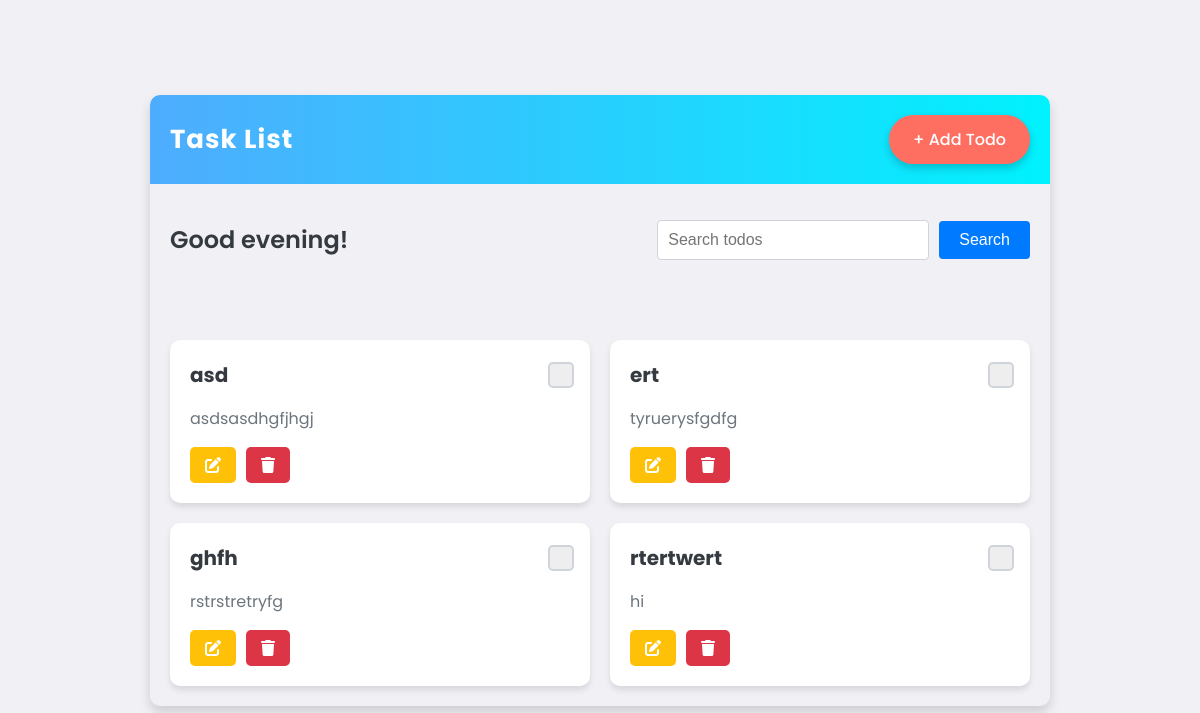
The app's page /, older data.
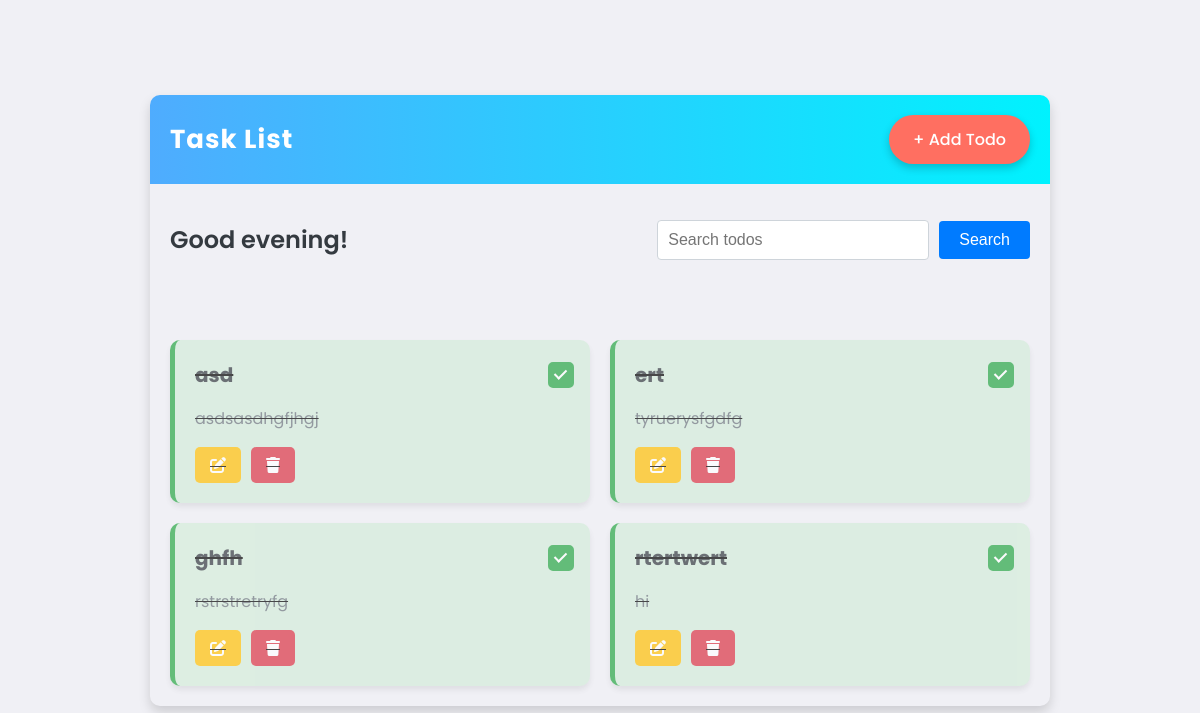
The same page, newer data.
### todolist/models.py (models this page shows, shortened)
class Todo(models.Model):
    title = models.CharField(max_length=200)
    description = models.TextField(blank=True)
    completed = models.BooleanField(default=False)
    created_at = models.DateTimeField(auto_now_add=True)
    updated_at = models.DateTimeField(auto_now=True)

### todolist/views.py (the view)
# urls.py: path('', views.todo_list, name='todo_list'),
def todo_list(request):
    query = request.GET.get('q')
    if query:
        todos = Todo.objects.filter(title__icontains=query).order_by('-created_at')  # Filter todos batay sa search query
    else:
        todos = Todo.objects.all().order_by('-created_at')
    message = "No matching todos found." if query and not todos else None
    return render(request, 'todo_list.html', {'todos': todos, 'query': query, 'message': message})

### todolist/templates/todo_list.html (shortened to what this page needs)
{% extends 'index.html' %}
{% block content %}
<div class="header-container">
    <div class="greetings">
        {% with current_hour=now.hour %}
            {% if current_hour < 12 %}
                <h1>Good morning!</h1>
            {% elif current_hour < 18 %}
                <h1>Good afternoon!</h1>
            {% else %}
                <h1>Good evening!</h1>
            {% endif %}
        {% endwith %}
    </div>
    <div class="search-bar">
        <form method="get" action="{% url 'todo_list' %}">
            <input type="text" name="q" placeholder="Search todos" >
            <button type="submit">Search</button>
        </form>
    </div>
</div>
<div class="todo-container">
    {% if todos %}
        {% for todo in todos %}
        <div class="todo-card {% if todo.completed %}completed{% endif %}">
            <div class="todo-header">
                <h2>{{ todo.title }}</h2>
                <form method="post" action="{% url 'todo_update' todo.pk %}" class="todo-checkbox-form">
                    <label class="custom-checkbox">
                        <span class="checkmark"></span>
                    </label>
                </form>
            </div>
            <p>{{ todo.description }}</p>
            <div class="todo-actions">
                <a href="{% url 'todo_update' todo.pk %}" class="btn btn-edit"><i class="fas fa-edit"></i></a>
                <a href="{% url 'todo_delete' todo.pk %}" class="btn btn-delete"><i class="fas fa-trash"></i></a>
            </div>
        </div>
        {% endfor %}
    {% else %}
        <div class="no-results">
            <p>No matching todos found.</p>
        </div>
    {% endif %}
</div>
{% endblock %}

Row changes from the older to the newer data that the page shows:
changed Todo "asd": completed False → True (drawn)
changed Todo "ert": completed False → True (drawn)
changed Todo "ghfh": completed False → True (drawn)
changed Todo "rtertwert": completed False → True (drawn)
